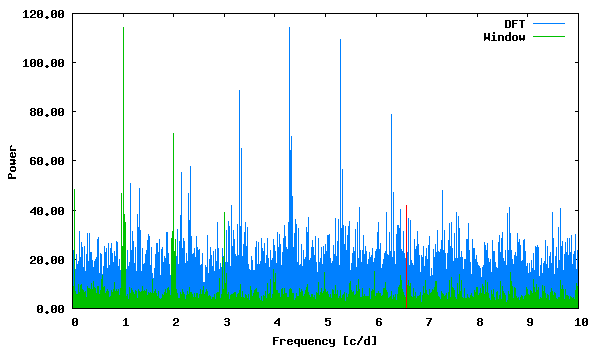

Source code (gnuplot):
set term png size 600,350 medium
set colors classic
set output "phase_lc_20.deeming.png"
set xlabel "Frequency [c/d]"
set ylabel "Power"
set format y "%5.2f"
plot "deeming.periodogram" using 1:2 with lines linecolor 3 title "DFT", "deeming.periodogram" using 1:3 with lines linecolor 2 title "Window", "<echo '6.595716 41.98666522'" with impulses linecolor 1 title ""
 
